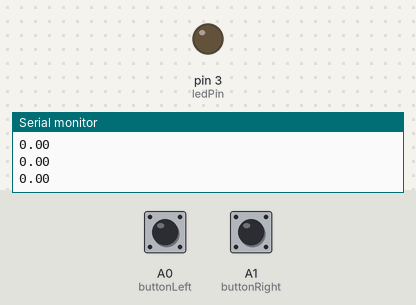
Simulated run of this sketch. Board: Arduino Uno, built with avr-gcc and run on an emulated ATmega328P. Parts: output pins drawn as LEDs (lit = HIGH), the last lines printed to the serial monitor. Inputs (shaded band) come from the test bench; at power-on: A0 (buttonLeft) HIGH, A1 (buttonRight) HIGH. Pins used as bus, display or sensor lines are not drawn.

Above: at 1.2 s.
1.3 s: A0 (buttonLeft) pulled LOW for 0.15 s
At 3.1 s:
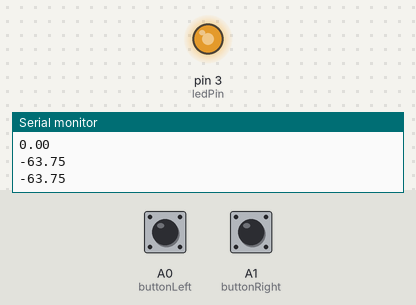
3.9 s: A0 (buttonLeft) pulled LOW for 1 s
At 5.0 s:
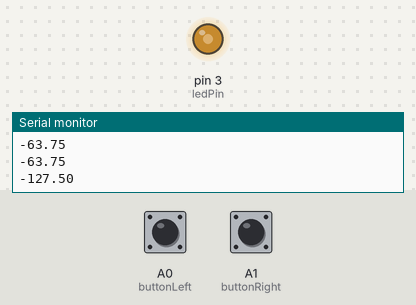
6.4 s: A0 (buttonLeft) pulled LOW for 3.2 s
At 7.9 s:
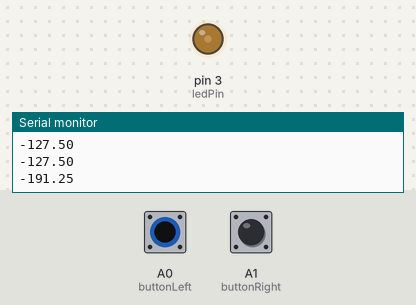
11.1 s: A0 (buttonLeft) pulled LOW for 0.15 s
At 12.5 s:
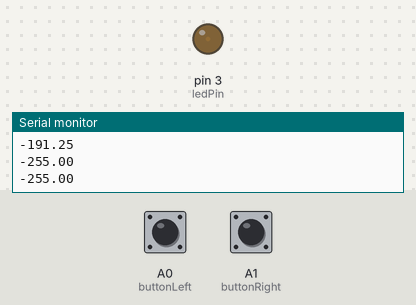
12.8 s: A1 (buttonRight) pulled LOW for 1 s
At 14.2 s:
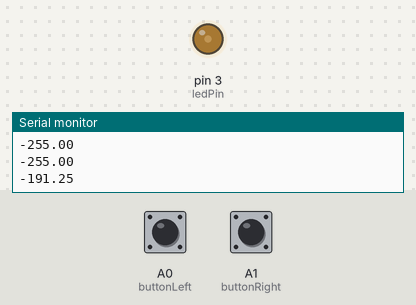
15.3 s: A1 (buttonRight) pulled LOW for 3.2 s
At 17.1 s:
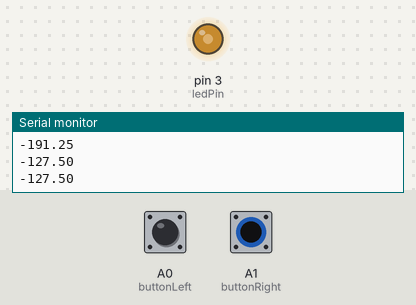
Timing chart, 0 to 18.6 s (numbered marks = the images above; inputs shaded):
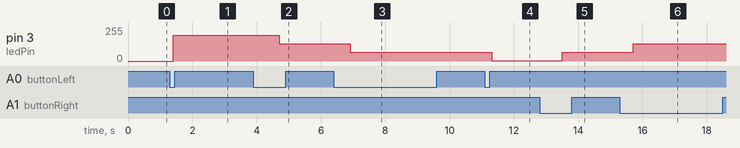

The sketch:

Proyecto_dos_interruptores.ino
```cpp
int ledPin = 3;
int buzzPin = 9;
int buttonRight = A1;
int buttonLeft = A0;
int buttonPressR;
int buttonPressL;
int dt = 100;
int buttonOldR = 1;
int buttonOldL = 1;
float ledCounter;
int i = 0;


void setup() {
  // put your setup code here, to run once:
Serial.begin(9600);
pinMode(ledPin, OUTPUT);
pinMode(buzzPin, OUTPUT);
pinMode(buttonRight, INPUT);
pinMode(buttonLeft,INPUT);
}

void loop() {
  // put your main code here, to run repeatedly:
buttonPressR = digitalRead(buttonRight);
buttonPressL = digitalRead(buttonLeft);
delay(dt);

if(buttonPressR == 0 && buttonOldR == 1){
    ledCounter = ledCounter + 63.75;
    analogWrite(ledPin, ledCounter);
}
if(buttonPressL == 0 && buttonOldL == 1){
    ledCounter = ledCounter - 63.75;
    analogWrite(ledPin, ledCounter);
}
Serial.println(ledCounter);
if(ledCounter > 255){
  ledCounter == 255;
  digitalWrite(buzzPin, HIGH);
  delay(1000);
  digitalWrite(buzzPin, LOW);
  analogWrite(buzzPin, ledCounter);
}
if(ledCounter < 0){
  ledCounter == 0;
  digitalWrite(buzzPin, HIGH);
  delay(1000);
  digitalWrite(buzzPin, LOW);
  analogWrite(buzzPin, ledCounter);
}
buttonOldR = buttonPressR;
buttonOldL = buttonPressL;

}
```

Measured:
- after the input at 1.3 s, pin 3 (ledPin): 0/255 → 193/255 after 0.11 s
- after the input at 3.9 s, pin 3 (ledPin): 193/255 → 129/255 after 0.81 s
- after the input at 6.4 s, pin 3 (ledPin): 129/255 → 65/255 after 0.51 s
- after the input at 11.1 s, pin 3 (ledPin): 65/255 → 1/255 after 0.21 s
- after the input at 12.8 s, pin 3 (ledPin): 1/255 → 65/255 after 0.71 s
- after the input at 15.3 s, pin 3 (ledPin): 65/255 → 129/255 after 0.41 s
